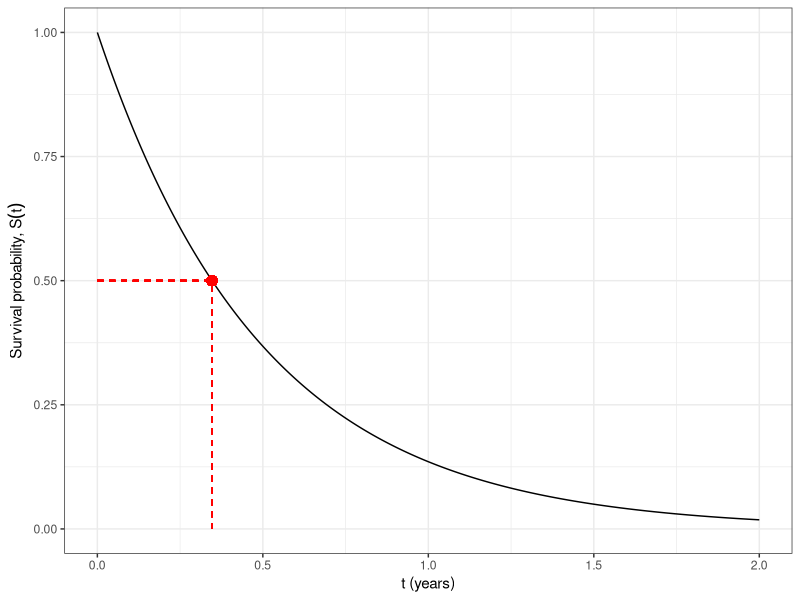
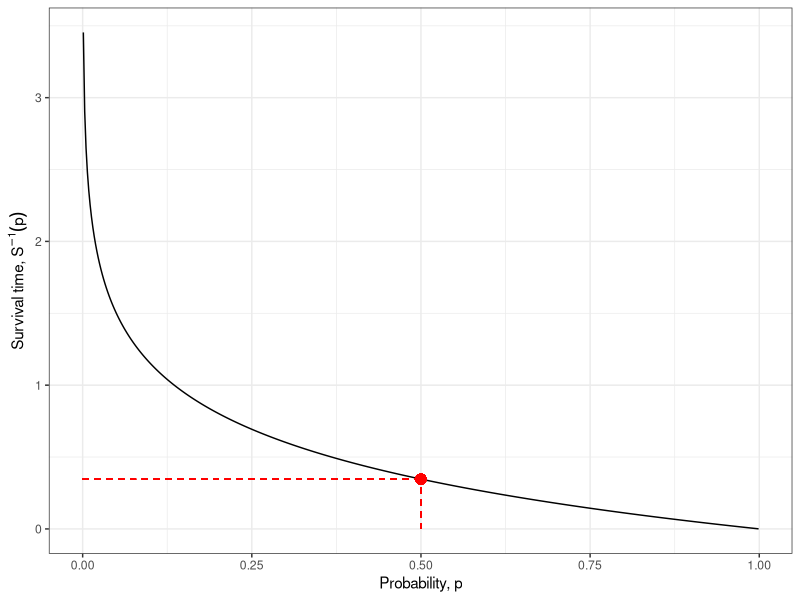

Recreate these plots in R, in order.
## ---- chunk 1
#| code-fold: true
library(ggplot2)

lam <- 2
t_med <- log(2) / lam
t_seq <- seq(0, 2, length.out = 500)
p_seq <- seq(0.001, 0.999, length.out = 500)

ggplot(
  data.frame(t = t_seq, s = exp(-lam * t_seq)),
  aes(x = t, y = s)
) +
  geom_line() +
  geom_segment(
    aes(x = 0, xend = t_med, y = 0.5, yend = 0.5),
    linetype = "dashed", color = "red"
  ) +
  geom_segment(
    aes(x = t_med, xend = t_med, y = 0, yend = 0.5),
    linetype = "dashed", color = "red"
  ) +
  geom_point(aes(x = t_med, y = 0.5), color = "red", size = 3) +
  labs(x = "t (years)", y = expression("Survival probability, " * S(t))) +
  theme_bw()
## ---- chunk 2
#| code-fold: true
ggplot(
  data.frame(p = p_seq, isf = -log(p_seq) / lam),
  aes(x = p, y = isf)
) +
  geom_line() +
  geom_segment(
    aes(x = 0.5, xend = 0.5, y = 0, yend = t_med),
    linetype = "dashed", color = "red"
  ) +
  geom_segment(
    aes(x = 0, xend = 0.5, y = t_med, yend = t_med),
    linetype = "dashed", color = "red"
  ) +
  geom_point(aes(x = 0.5, y = t_med), color = "red", size = 3) +
  labs(x = "Probability, p", y = expression("Survival time, " * S^{-1}*(p))) +
  theme_bw()
## ---- chunk 3
#| code-fold: show
qexp(p = 0.5, rate = 2)
